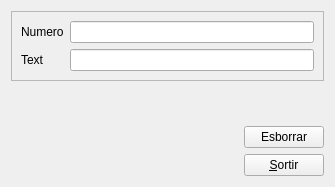
<?xml version="1.0" encoding="UTF-8"?>
<ui version="4.0">
 <class>MyForm</class>
 <widget class="QWidget" name="MyForm">
  <property name="geometry">
   <rect>
    <x>0</x>
    <y>0</y>
    <width>335</width>
    <height>187</height>
   </rect>
  </property>
  <property name="windowTitle">
   <string>Form</string>
  </property>
  <layout class="QVBoxLayout" name="verticalLayout_2">
   <item>
    <widget class="QFrame" name="frame">
     <property name="frameShape">
      <enum>QFrame::StyledPanel</enum>
     </property>
     <property name="frameShadow">
      <enum>QFrame::Raised</enum>
     </property>
     <layout class="QGridLayout" name="gridLayout">
      <item row="0" column="0">
       <widget class="QLabel" name="label">
        <property name="text">
         <string>Numero</string>
        </property>
       </widget>
      </item>
      <item row="0" column="1">
       <widget class="QLineEdit" name="lineEdit">
        <property name="sizePolicy">
         <sizepolicy hsizetype="Preferred" vsizetype="Fixed">
          <horstretch>0</horstretch>
          <verstretch>0</verstretch>
         </sizepolicy>
        </property>
        <property name="styleSheet">
         <string notr="true">color: red</string>
        </property>
        <property name="inputMask">
         <string>9999999999</string>
        </property>
        <property name="maxLength">
         <number>10</number>
        </property>
       </widget>
      </item>
      <item row="1" column="0">
       <widget class="QLabel" name="label_2">
        <property name="text">
         <string>Text</string>
        </property>
       </widget>
      </item>
      <item row="1" column="1">
       <widget class="QLineEdit" name="lineEdit_2">
        <property name="styleSheet">
         <string notr="true">color: blue</string>
        </property>
        <property name="inputMask">
         <string>AAAAAAAAAA</string>
        </property>
        <property name="maxLength">
         <number>10</number>
        </property>
       </widget>
      </item>
     </layout>
    </widget>
   </item>
   <item>
    <spacer name="verticalSpacer">
     <property name="orientation">
      <enum>Qt::Vertical</enum>
     </property>
     <property name="sizeHint" stdset="0">
      <size>
       <width>20</width>
       <height>18</height>
      </size>
     </property>
    </spacer>
   </item>
   <item>
    <layout class="QHBoxLayout" name="horizontalLayout">
     <item>
      <spacer name="horizontalSpacer">
       <property name="orientation">
        <enum>Qt::Horizontal</enum>
       </property>
       <property name="sizeHint" stdset="0">
        <size>
         <width>40</width>
         <height>20</height>
        </size>
       </property>
      </spacer>
     </item>
     <item>
      <layout class="QVBoxLayout" name="verticalLayout">
       <item>
        <widget class="QPushButton" name="pushButton">
         <property name="text">
          <string>Esborrar</string>
         </property>
        </widget>
       </item>
       <item>
        <widget class="QPushButton" name="pushButton_2">
         <property name="text">
          <string>&amp;Sortir</string>
         </property>
        </widget>
       </item>
      </layout>
     </item>
    </layout>
   </item>
  </layout>
 </widget>
 <resources/>
 <connections>
  <connection>
   <sender>pushButton_2</sender>
   <signal>clicked(bool)</signal>
   <receiver>MyForm</receiver>
   <slot>close()</slot>
   <hints>
    <hint type="sourcelabel">
     <x>283</x>
     <y>163</y>
    </hint>
    <hint type="destinationlabel">
     <x>167</x>
     <y>93</y>
    </hint>
   </hints>
  </connection>
  <connection>
   <sender>pushButton</sender>
   <signal>clicked()</signal>
   <receiver>lineEdit_2</receiver>
   <slot>clear()</slot>
   <hints>
    <hint type="sourcelabel">
     <x>302</x>
     <y>134</y>
    </hint>
    <hint type="destinationlabel">
     <x>299</x>
     <y>67</y>
    </hint>
   </hints>
  </connection>
  <connection>
   <sender>pushButton</sender>
   <signal>clicked()</signal>
   <receiver>lineEdit</receiver>
   <slot>clear()</slot>
   <hints>
    <hint type="sourcelabel">
     <x>269</x>
     <y>124</y>
    </hint>
    <hint type="destinationlabel">
     <x>203</x>
     <y>30</y>
    </hint>
   </hints>
  </connection>
 </connections>
</ui>
